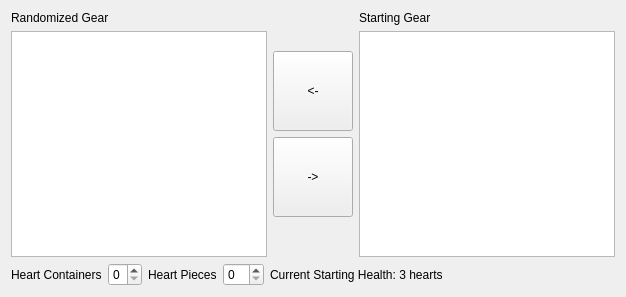
          <widget class="QWidget" name="tab_starting_items">
           <property name="enabled">
            <bool>true</bool>
           </property>
           <attribute name="title">
            <string>Starting Items</string>
           </attribute>
           <layout class="QVBoxLayout" name="verticalLayout_4">
            <item>
             <layout class="QHBoxLayout" name="horizontalLayout_11">
              <item>
               <layout class="QVBoxLayout" name="verticalLayout_5">
                <item>
                 <widget class="QLabel" name="label_for_randomized_gear">
                  <property name="text">
                   <string>Randomized Gear</string>
                  </property>
                 </widget>
                </item>
                <item>
                 <widget class="QListView" name="randomized_gear">
                  <property name="editTriggers">
                   <set>QAbstractItemView::NoEditTriggers</set>
                  </property>
                  <property name="selectionMode">
                   <enum>QAbstractItemView::ExtendedSelection</enum>
                  </property>
                 </widget>
                </item>
               </layout>
              </item>
              <item>
               <layout class="QVBoxLayout" name="verticalLayout_6">
                <item>
                 <spacer name="verticalSpacer">
                  <property name="orientation">
                   <enum>Qt::Vertical</enum>
                  </property>
                  <property name="sizeHint" stdset="0">
                   <size>
                    <width>20</width>
                    <height>40</height>
                   </size>
                  </property>
                 </spacer>
                </item>
                <item>
                 <widget class="QPushButton" name="remove_gear">
                  <property name="minimumSize">
                   <size>
                    <width>0</width>
                    <height>80</height>
                   </size>
                  </property>
                  <property name="text">
                   <string>&lt;-</string>
                  </property>
                 </widget>
                </item>
                <item>
                 <widget class="QPushButton" name="add_gear">
                  <property name="minimumSize">
                   <size>
                    <width>0</width>
                    <height>80</height>
                   </size>
                  </property>
                  <property name="text">
                   <string>-&gt;</string>
                  </property>
                 </widget>
                </item>
                <item>
                 <spacer name="verticalSpacer_2">
                  <property name="orientation">
                   <enum>Qt::Vertical</enum>
                  </property>
                  <property name="sizeHint" stdset="0">
                   <size>
                    <width>20</width>
                    <height>40</height>
                   </size>
                  </property>
                 </spacer>
                </item>
               </layout>
              </item>
              <item>
               <layout class="QVBoxLayout" name="verticalLayout_7">
                <item>
                 <widget class="QLabel" name="label_for_starting_gear">
                  <property name="text">
                   <string>Starting Gear</string>
                  </property>
                 </widget>
                </item>
                <item>
                 <widget class="QListView" name="starting_gear">
                  <property name="editTriggers">
                   <set>QAbstractItemView::NoEditTriggers</set>
                  </property>
                  <property name="selectionMode">
                   <enum>QAbstractItemView::ExtendedSelection</enum>
                  </property>
                 </widget>
                </item>
               </layout>
              </item>
             </layout>
            </item>
            <item>
             <layout class="QHBoxLayout" name="horizontalLayout_12">
              <item>
               <widget class="QLabel" name="label_for_starting_hcs">
                <property name="text">
                 <string>Heart Containers</string>
                </property>
               </widget>
              </item>
              <item>
               <widget class="QSpinBox" name="starting_hcs">
                <property name="layoutDirection">
                 <enum>Qt::LeftToRight</enum>
                </property>
                <property name="maximum">
                 <number>6</number>
                </property>
                <property name="value">
                 <number>0</number>
                </property>
                <property name="displayIntegerBase">
                 <number>10</number>
                </property>
               </widget>
              </item>
              <item>
               <widget class="QLabel" name="label_for_starting_pohs">
                <property name="text">
                 <string>Heart Pieces</string>
                </property>
               </widget>
              </item>
              <item>
               <widget class="QSpinBox" name="starting_pohs">
                <property name="maximum">
                 <number>44</number>
                </property>
                <property name="value">
                 <number>0</number>
                </property>
                <property name="displayIntegerBase">
                 <number>10</number>
                </property>
               </widget>
              </item>
              <item>
               <widget class="QLabel" name="current_health">
                <property name="text">
                 <string>Current Starting Health: 3 hearts</string>
                </property>
               </widget>
              </item>
              <item>
               <spacer name="horizontalSpacer">
                <property name="orientation">
                 <enum>Qt::Horizontal</enum>
                </property>
                <property name="sizeHint" stdset="0">
                 <size>
                  <width>40</width>
                  <height>20</height>
                 </size>
                </property>
               </spacer>
              </item>
             </layout>
            </item>
           </layout>
          </widget>
